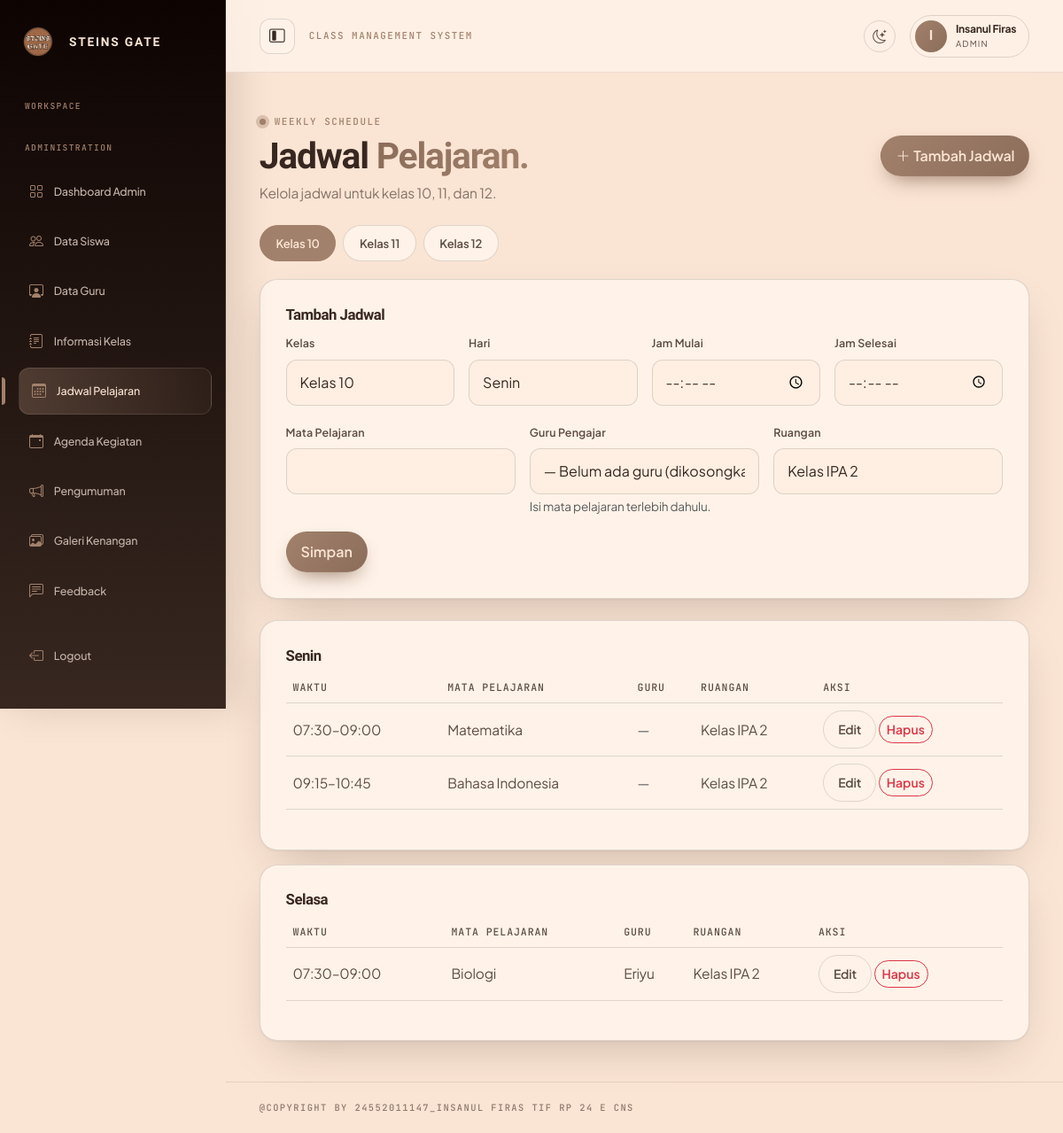
/dashboard/jadwal.php (signed in), run on the app's committed database.
### tables this page shows
CREATE TABLE `jadwal_pelajaran` (
  `id` int(11) NOT NULL,
  `kelas` enum('10','11','12') NOT NULL DEFAULT '10',
  `hari` varchar(15) NOT NULL,
  `jam_mulai` time NOT NULL,
  `jam_selesai` time NOT NULL,
  `mata_pelajaran` varchar(100) NOT NULL,
  `guru_id` int(11) DEFAULT NULL,
  `nama_guru` varchar(120) NOT NULL DEFAULT '',
  `ruangan` varchar(50) DEFAULT 'Kelas IPA 2'
);

CREATE TABLE `guru` (
  `id` int(11) NOT NULL,
  `user_id` int(11) NOT NULL,
  `nama_lengkap` varchar(120) NOT NULL,
  `mata_pelajaran` varchar(100) NOT NULL,
  `nip` varchar(30) DEFAULT NULL,
  `jenis_kelamin` enum('Laki-laki','Perempuan') DEFAULT NULL,
  `no_wa` varchar(25) DEFAULT NULL,
  `alamat` text DEFAULT NULL,
  `foto_profil` varchar(255) DEFAULT NULL,
  `created_at` timestamp NULL DEFAULT current_timestamp(),
  `updated_at` timestamp NULL DEFAULT current_timestamp() ON UPDATE current_timestamp()
);

### dashboard/jadwal.php (the view, shortened to what this page needs)
<?php
require_once __DIR__ . '/../config/database.php';
require_once __DIR__ . '/../includes/functions.php';
$u = current_user();
$role = $u['role'];
$isAdmin = $role === 'admin';
$days = ['Senin', 'Selasa', 'Rabu', 'Kamis', 'Jumat', 'Sabtu'];
$kelasList = ['10', '11', '12'];
$gurus = $pdo->query("SELECT id, nama_lengkap, mata_pelajaran FROM guru ORDER BY mata_pelajaran, nama_lengkap")->fetchAll();
$gurusById = [];
$byMapel = [];
foreach ($gurus as $g) {
    $gurusById[(int)$g['id']] = $g;
    $byMapel[mb_strtolower(trim($g['mata_pelajaran']))][] = $g;
}
function jadwal_guru_name(array $row, array $gurusById, array $byMapel): string {
    $c = $byMapel[mb_strtolower(trim($row['mata_pelajaran']))] ?? [];
    return count($c) === 1 ? $c[0]['nama_lengkap'] : '';
}
$me = null; $siswaKelas = null;
if ($role === 'siswa') {
    $k = $siswaKelas;
} elseif ($role === 'guru') {
    $defaultK = count($myKelas) === 1 ? $myKelas[0] : 'all';
    $k = $_GET['k'] ?? $defaultK;
    if (!in_array($k, array_merge(['all'], $myKelas), true)) $k = $defaultK;
} else {
    $k = $_GET['k'] ?? ($_POST['k'] ?? '10');
}
$edit = null;
$rows = [];
if ($k !== null) {
    if ($role === 'guru' && !$myKelas) {
        $rows = [];
    } elseif ($k === 'all' && $role === 'guru') {
        $in = implode(',', array_fill(0, count($myKelas), '?'));
        $st = $pdo->prepare("SELECT * FROM jadwal_pelajaran WHERE kelas IN ($in) ORDER BY kelas, FIELD(hari,'Senin','Selasa','Rabu','Kamis','Jumat','Sabtu'), jam_mulai");
        $st->execute($myKelas);
        $rows = $st->fetchAll(PDO::FETCH_ASSOC);
    } elseif ($k === 'all') {
        $rows = $pdo->query("SELECT * FROM jadwal_pelajaran ORDER BY kelas, FIELD(hari,'Senin','Selasa','Rabu','Kamis','Jumat','Sabtu'), jam_mulai")->fetchAll(PDO::FETCH_ASSOC);
    } else {
        $st = $pdo->prepare("SELECT * FROM jadwal_pelajaran WHERE kelas=? ORDER BY FIELD(hari,'Senin','Selasa','Rabu','Kamis','Jumat','Sabtu'), jam_mulai");
        $st->execute([$k]);
        $rows = $st->fetchAll(PDO::FETCH_ASSOC);
    }
}
$groups = [];
foreach ($rows as $r) $groups[$r['kelas']][$r['hari']][] = $r;
$mapelOptions = $pdo->query("SELECT nama FROM mata_pelajaran UNION SELECT mata_pelajaran FROM guru UNION SELECT mata_pelajaran FROM jadwal_pelajaran ORDER BY 1")->fetchAll(PDO::FETCH_COLUMN);
include __DIR__ . '/../includes/dashboard_page_start.php';
$formKelas = $edit['kelas'] ?? ($k !== 'all' && $k ? $k : '10');
?>
<div class="page-heading">
    <div>
        <div class="section-kicker">WEEKLY SCHEDULE</div>
        <h1>Jadwal <em>Pelajaran.</em></h1>
        <p><?php if ($role === 'siswa'): ?><?= $siswaKelas ? 'Jadwal kelas ' . e($siswaKelas) . ' sesuai akun Anda.' : 'Kelas Anda belum ditetapkan.' ?><?php elseif ($role === 'guru'): ?><?= $myKelas ? 'Jadwal kelas ajar Anda (' . e(implode(', ', $myKelas)) . '). Mata pelajaran Anda diberi warna.' : 'Kelas ajar Anda belum ditetapkan oleh Admin.' ?><?php else: ?>Kelola jadwal untuk kelas 10, 11, dan 12.<?php endif; ?></p>
    </div>
    <?php if ($isAdmin): ?><a class="btn btn-brown" href="#form-jadwal"><i class="bi bi-plus-lg me-1"></i>Tambah Jadwal</a><?php endif; ?>
</div>
<?php if ($role !== 'siswa'): ?>
    <div class="class-tabs">
        <?php foreach (($role === 'guru' ? $myKelas : $kelasList) as $kl): ?><a class="<?= $k === $kl ? 'active' : '' ?>" href="?k=<?= $kl ?>">Kelas <?= $kl ?></a><?php endforeach; ?>
    </div>
<?php endif; ?>
<?php if ($isAdmin): ?>
<div class="sg-panel mb-4" id="form-jadwal">
    <h3><?= $edit && !empty($edit['id']) ? 'Ubah Jadwal' : 'Tambah Jadwal' ?></h3>
    <form method="post" class="row g-3">
        <div class="col-md-3"><label class="form-label">Kelas</label>
            <select name="kelas" class="form-select custom-input" required>
                <?php foreach ($kelasList as $kl): ?><option value="<?= $kl ?>" <?= $formKelas === $kl ? 'selected' : '' ?>>Kelas <?= $kl ?></option><?php endforeach; ?>
            </select></div>
        <div class="col-md-3"><label class="form-label">Hari</label>
            <select name="hari" class="form-select custom-input" required>
                <?php foreach ($days as $d): ?><option <?= $d === ($edit['hari'] ?? '') ? 'selected' : '' ?>><?= e($d) ?></option><?php endforeach; ?>
            </select></div>
        <div class="col-md-3"><label class="form-label">Jam Mulai</label><input type="time" name="jam_mulai" class="form-control custom-input" value="<?= e(substr($edit['jam_mulai'] ?? '', 0, 5)) ?>" required></div>
        <div class="col-md-3"><label class="form-label">Jam Selesai</label><input type="time" name="jam_selesai" class="form-control custom-input" value="<?= e(substr($edit['jam_selesai'] ?? '', 0, 5)) ?>" required></div>
        <div class="col-md-4"><label class="form-label">Mata Pelajaran</label>
            <input name="mata_pelajaran" id="mapelInput" list="mapelList" class="form-control custom-input" value="<?= e($edit['mata_pelajaran'] ?? '') ?>" required autocomplete="off">
            <datalist id="mapelList"><?php foreach ($mapelOptions as $m): ?><option value="<?= e($m) ?>"><?php endforeach; ?></datalist></div>
        <div class="col-md-4"><label class="form-label">Guru Pengajar</label>
            <select name="guru_id" id="guruSelect" class="form-select custom-input">
                <option value="">— Belum ada guru (dikosongkan) —</option>
            </select>
            <small class="text-muted" id="guruHint">Guru dipilih dari akun guru dengan mata pelajaran yang sama.</small></div>
        <div class="col-md-4"><label class="form-label">Ruangan</label><input name="ruangan" class="form-control custom-input" value="<?= e($edit['ruangan'] ?? 'Kelas IPA 2') ?>"></div>
        <div class="col-12"><button class="btn btn-brown">Simpan</button> </div>
    </form>
</div>
<?php endif; ?>
<?php foreach ($groups as $kelasKey => $perHari): foreach ($perHari as $day => $items): ?>
    <div class="sg-panel mb-3">
        <h3><?= $k === 'all' ? 'Kelas ' . e($kelasKey) . ' · ' : '' ?><?= e($day) ?></h3>
        <div class="table-responsive">
            <table class="table sg-table">
                <thead><tr><th>Waktu</th><th>Mata Pelajaran</th><th>Guru</th><th>Ruangan</th><?php if ($isAdmin): ?><th>Aksi</th><?php endif; ?></tr></thead>
                <tbody>
                <?php foreach ($items as $r): $mine = ($role === 'guru') && is_mine($r, $me); $gn = jadwal_guru_name($r, $gurusById, $byMapel); ?>
                    <tr class="<?= $mine ? 'jadwal-mine' : '' ?>">
                        <td><?= e(substr($r['jam_mulai'], 0, 5)) ?>–<?= e(substr($r['jam_selesai'], 0, 5)) ?></td>
                        <td><?= e($r['mata_pelajaran']) ?><?= $mine ? ' <span class="sg-badge">Mapel Anda</span>' : '' ?></td>
                        <td><?= $gn !== '' ? e($gn) : '<span class="text-muted">—</span>' ?></td>
                        <td><?= e($r['ruangan']) ?></td>
                        <?php if ($isAdmin): ?>
                        <td>
                            <a class="btn btn-sm btn-outline-secondary" href="?edit=<?= (int)$r['id'] ?>#form-jadwal">Edit</a>
                            <form method="post" class="d-inline" onsubmit="return confirm('Hapus jadwal ini?')">
                                <button class="btn btn-sm btn-outline-danger">Hapus</button>
                            </form>
                        </td>
                        <?php endif; ?>
                    </tr>
                <?php endforeach; ?>
                </tbody>
            </table>
        </div>
    </div>
<?php endforeach; endforeach; ?>
<?php include __DIR__ . '/../includes/dashboard_page_end.php'; ?>

### assets/css/style.css (style rules this page uses)
:root { --taupe: #A2816C; --medium: #8B6D5A; --brown: #5E4C43; --dark: #372720; --outline: #0D0402; --cream: #FAE4D3; --warm: #C4B3A9; --bg: #FAE4D3; --surface: #fff3e9; --text: #5E4C43; --heading: #372720; --line: rgba(13, 4, 2, .13); --shadow: 0 18px 50px rgba(55, 39, 32, .08); }
* { box-sizing: border-box; }
html { scroll-behavior: smooth; }
body { margin: 0; font-family: 'Manrope', sans-serif; background: var(--bg); color: var(--text); transition: background .25s ease, color .25s ease; }
a { color: inherit; text-decoration: none; }
.btn-brown { border: 1px solid var(--medium); border-radius: 4px; background: var(--medium); color: var(--cream); }
.eyebrow, .section-kicker { display: block; font-size: .68rem; font-weight: 700; letter-spacing: .2em; }
.form-label { color: var(--heading); font-size: .76rem; font-weight: 700; }
.custom-input { padding: 12px; border: 1px solid var(--line); border-radius: 3px; background: var(--bg); color: var(--text); }

### assets/css/dashboard-pages.css (style rules this page uses)
.page-heading { display:flex;justify-content:space-between;align-items:flex-end;gap:1rem;margin-bottom:1.5rem }
.page-heading h1 { font-family:'Playfair Display',serif;font-size:clamp(2rem,4vw,3rem);margin:.25rem 0;color:var(--text,#372720) }
.page-heading p { margin:0;color:var(--muted,#8B6D5A) }
.sg-panel,.sg-card { background:var(--card,#fffaf5);border:1px solid rgba(94,76,67,.14);border-radius:18px;padding:1.2rem;box-shadow:0 8px 24px rgba(55,39,32,.04) }
.sg-panel h3,.sg-card h3 { font-size:1.05rem;font-weight:700;color:var(--text,#372720) }
.sg-table { --bs-table-bg:transparent;--bs-table-color:var(--text,#372720);vertical-align:middle }
.sg-table th { font-size:.72rem;letter-spacing:.08em;text-transform:uppercase;color:#8B6D5A;white-space:nowrap }
:root { --sg-radius: 20px; --sg-glass: rgba(255, 243, 233, .82); }
body { font-family: 'Manrope', sans-serif; letter-spacing: -.012em; }
h1,h2,h3,h4,.dash-welcome,.page-heading h1 { font-family: 'DM Serif Display', serif; letter-spacing: -.025em; }
.dash-stat,.dash-panel,.sg-panel,.sg-card { border-radius: var(--sg-radius); border-color: rgba(94,76,67,.13); box-shadow: 0 14px 40px rgba(55,39,32,.065); }
.btn-brown,.btn-outline-brown,.btn-outline-secondary { border-radius: 11px; padding: 10px 16px; font-weight: 800; transition: .2s ease; }
.btn-brown { box-shadow: 0 8px 18px rgba(94,76,67,.16); }
.custom-input { border-radius: 10px; padding: 12px 14px; }
.page-heading { align-items: center; }
.page-heading h1 { font-size: clamp(2.5rem, 5vw, 3.8rem); }
.sg-panel { padding: clamp(1.1rem, 2.5vw, 1.8rem); }
.sg-panel form .form-label { font-weight: 600; color: var(--text, #372720); }
.sg-panel .btn { border-radius: 10px; }
.sg-panel form .custom-input { min-height: 44px; }
.class-tabs { display: flex; flex-wrap: wrap; gap: .5rem; margin-bottom: 1.25rem; }
.class-tabs a { padding: .55rem 1.1rem; border: 1px solid var(--line); border-radius: 999px; font-size: .82rem; font-weight: 600; color: var(--text); background: var(--surface); transition: .25s; }
.class-tabs a.active { background: var(--taupe); border-color: var(--taupe); color: #FAE4D3; }

### data on the page
jadwal_pelajaran: jam_mulai "07:30", jam_selesai "09:00", mata_pelajaran "Matematika", ruangan "Kelas IPA 2"
jadwal_pelajaran: jam_mulai "09:15", jam_selesai "10:45", mata_pelajaran "Bahasa Indonesia", ruangan "Kelas IPA 2"
jadwal_pelajaran: jam_mulai "07:30", jam_selesai "09:00", mata_pelajaran "Biologi", mata_pelajaran.nama_lengkap "Eriyu", ruangan "Kelas IPA 2"

### other printed values
substr($namaUser, 0, 1) "I"
$namaUser "Insanul Firas"
$role "ADMIN"
$kl "10"
$kl "11"
$kl "12"
$day "Senin"
$day "Selasa"
COPYRIGHT_TEXT "@COPYRIGHT BY 24552011147_INSANUL FIRAS TIF RP 24 E CNS"
form field hari "Senin"
